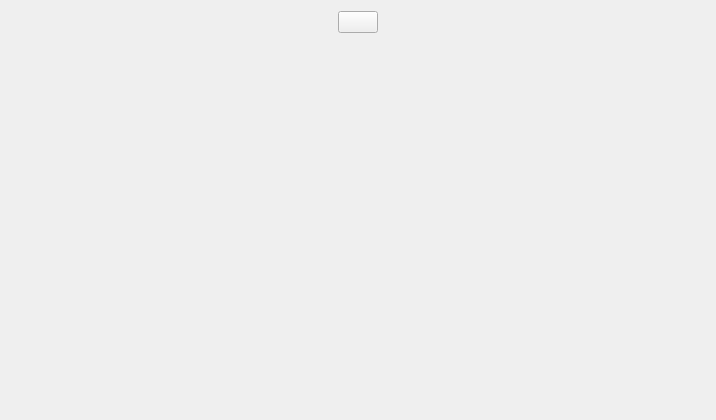
<?xml version="1.0" encoding="UTF-8"?>
<ui version="4.0">
 <class>LuxgateOrderBookPanel</class>
 <widget class="QFrame" name="LuxgateOrderBookPanel">
  <property name="geometry">
   <rect>
    <x>0</x>
    <y>0</y>
    <width>716</width>
    <height>420</height>
   </rect>
  </property>
  <property name="windowTitle">
   <string>Frame</string>
  </property>
  <layout class="QVBoxLayout" name="verticalLayout">
   <item>
    <layout class="QHBoxLayout" name="horizontalLayout_4" stretch="1,0,1">
     <property name="spacing">
      <number>15</number>
     </property>
     <item>
      <layout class="QHBoxLayout" name="horizontalLayout">
       <property name="spacing">
        <number>0</number>
       </property>
       <item>
        <spacer name="horizontalSpacer">
         <property name="orientation">
          <enum>Qt::Horizontal</enum>
         </property>
         <property name="sizeHint" stdset="0">
          <size>
           <width>40</width>
           <height>20</height>
          </size>
         </property>
        </spacer>
       </item>
       <item>
        <widget class="QLabel" name="labelTitleLeft">
         <property name="minimumSize">
          <size>
           <width>60</width>
           <height>0</height>
          </size>
         </property>
         <property name="maximumSize">
          <size>
           <width>60</width>
           <height>16777215</height>
          </size>
         </property>
         <property name="font">
          <font>
           <weight>75</weight>
           <bold>true</bold>
          </font>
         </property>
         <property name="frameShape">
          <enum>QFrame::NoFrame</enum>
         </property>
         <property name="text">
          <string/>
         </property>
         <property name="alignment">
          <set>Qt::AlignRight|Qt::AlignTrailing|Qt::AlignVCenter</set>
         </property>
        </widget>
       </item>
      </layout>
     </item>
     <item>
      <widget class="QPushButton" name="pushButtonReplaceBidsAsks">
       <property name="text">
        <string/>
       </property>
       <property name="icon">
        <iconset resource="../lux.qrc">
         <normaloff>:/icons/res/icons/replace.png</normaloff>:/icons/res/icons/replace.png</iconset>
       </property>
      </widget>
     </item>
     <item>
      <layout class="QHBoxLayout" name="horizontalLayout_3">
       <property name="spacing">
        <number>0</number>
       </property>
       <item>
        <widget class="QLabel" name="labelTitleRight">
         <property name="minimumSize">
          <size>
           <width>60</width>
           <height>0</height>
          </size>
         </property>
         <property name="maximumSize">
          <size>
           <width>60</width>
           <height>16777215</height>
          </size>
         </property>
         <property name="font">
          <font>
           <weight>75</weight>
           <bold>true</bold>
          </font>
         </property>
         <property name="frameShape">
          <enum>QFrame::NoFrame</enum>
         </property>
         <property name="text">
          <string/>
         </property>
         <property name="alignment">
          <set>Qt::AlignLeading|Qt::AlignLeft|Qt::AlignVCenter</set>
         </property>
        </widget>
       </item>
       <item>
        <spacer name="horizontalSpacer_2">
         <property name="orientation">
          <enum>Qt::Horizontal</enum>
         </property>
         <property name="sizeHint" stdset="0">
          <size>
           <width>40</width>
           <height>20</height>
          </size>
         </property>
        </spacer>
       </item>
      </layout>
     </item>
    </layout>
   </item>
   <item>
    <widget class="QWidget" name="widgetMain" native="true">
     <layout class="QHBoxLayout" name="horizontalLayout_2" stretch="1,1">
      <item>
       <widget class="LuxgateBidAskPanel" name="frameBids">
        <property name="sizePolicy">
         <sizepolicy hsizetype="Preferred" vsizetype="Expanding">
          <horstretch>0</horstretch>
          <verstretch>0</verstretch>
         </sizepolicy>
        </property>
       </widget>
      </item>
      <item>
       <widget class="LuxgateBidAskPanel" name="frameAsks">
        <property name="sizePolicy">
         <sizepolicy hsizetype="Preferred" vsizetype="Expanding">
          <horstretch>0</horstretch>
          <verstretch>0</verstretch>
         </sizepolicy>
        </property>
        <property name="frameShape">
         <enum>QFrame::NoFrame</enum>
        </property>
        <property name="frameShadow">
         <enum>QFrame::Raised</enum>
        </property>
       </widget>
      </item>
     </layout>
    </widget>
   </item>
  </layout>
 </widget>
 <customwidgets>
  <customwidget>
   <class>LuxgateBidAskPanel</class>
   <extends>QFrame</extends>
   <header>luxgatebidaskpanel.h</header>
   <container>1</container>
  </customwidget>
 </customwidgets>
 <resources>
  <include location="../lux.qrc"/>
 </resources>
 <connections/>
</ui>
